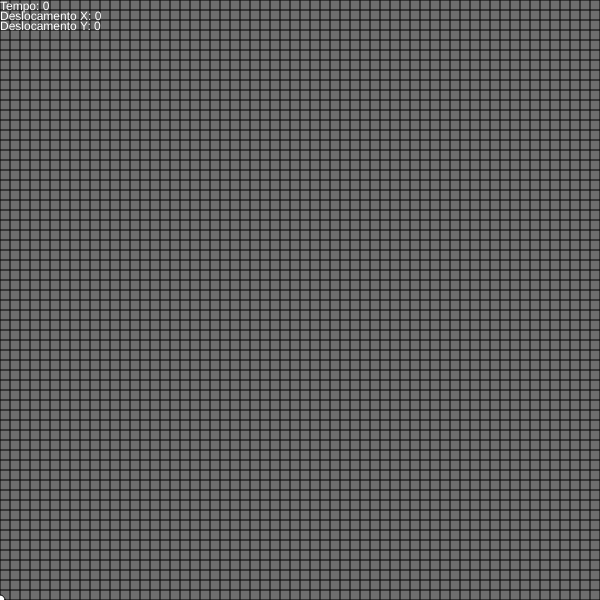
Frame 1 (no input)
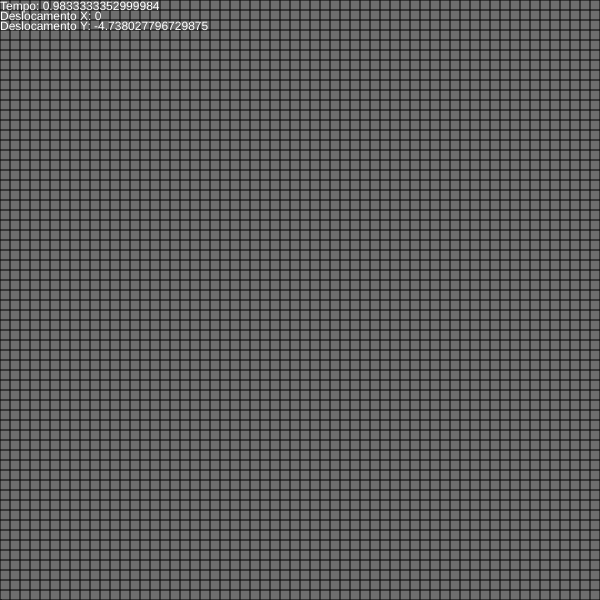
Frame 60 (no input)
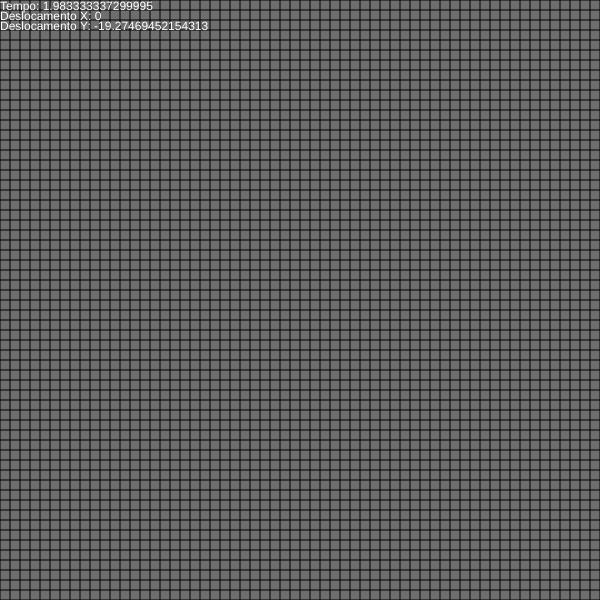
Frame 120 (the mouse pressed at the canvas centre since frame 60)

The p5.js sketch that drew these frames (run headless with seeded random() and noise() and a simulated clock; from frame 60 on, the mouse is pressed at the canvas centre):

// p5.js sketch
// ── sketch.js
const INTERVALO = 0.0166666667;
let tAtual = 0;
let vInicialX = window.prompt("Informe a velocidade do movimento horizontal: ")
let vInicialY = window.prompt("Informe a velocidade do movimento vertical: ")
let dAtualX, dAtualY;
let aAtual = -9.8;
let pos;

function setup(){
  createCanvas(600,600);
}

function draw() {
  background(110);
  grade2(100, 100, 10);
  dAtualX = MRU(vInicialX, tAtual)
  dAtualY = MRUV(vInicialY, aAtual, tAtual);
  fill(255);
  text("Tempo: " + tAtual,0,10);
  text("Deslocamento X: " + dAtualX,0,20);
  text("Deslocamento Y: " + dAtualY,0,30);
  //console.log("Tempo: " + tAtual);
  //console.log("Deslocamento: " + dAtual);
  //console.log();
  noFill;
  circle(dAtualX, 600-dAtualY, 10);
  tAtual = tAtual + INTERVALO;
}

function MRUV(v, a ,t){
  let d = v * t + a * t * t / 2.0;
  return(d);
}

function MRU(v,t){
  let d = v * t;
  return(d);
}

function grade2(nColunas, nLinhas, intervalo){
  linhas2(nLinhas+1,intervalo*nColunas,intervalo);
  colunas2(nColunas+1,intervalo*nLinhas,intervalo);
}

function linhas2(nLinhas, largura, intervalo){
  for(let y = 0; y < nLinhas; y++) {
    line(0,y*intervalo,largura,y*intervalo);
  }
}

function colunas2(nColunas, altura, intervalo){
  for(let i = 0; i < nColunas; i++) {
    line(intervalo*i,0,intervalo*i,altura);
  }
}
